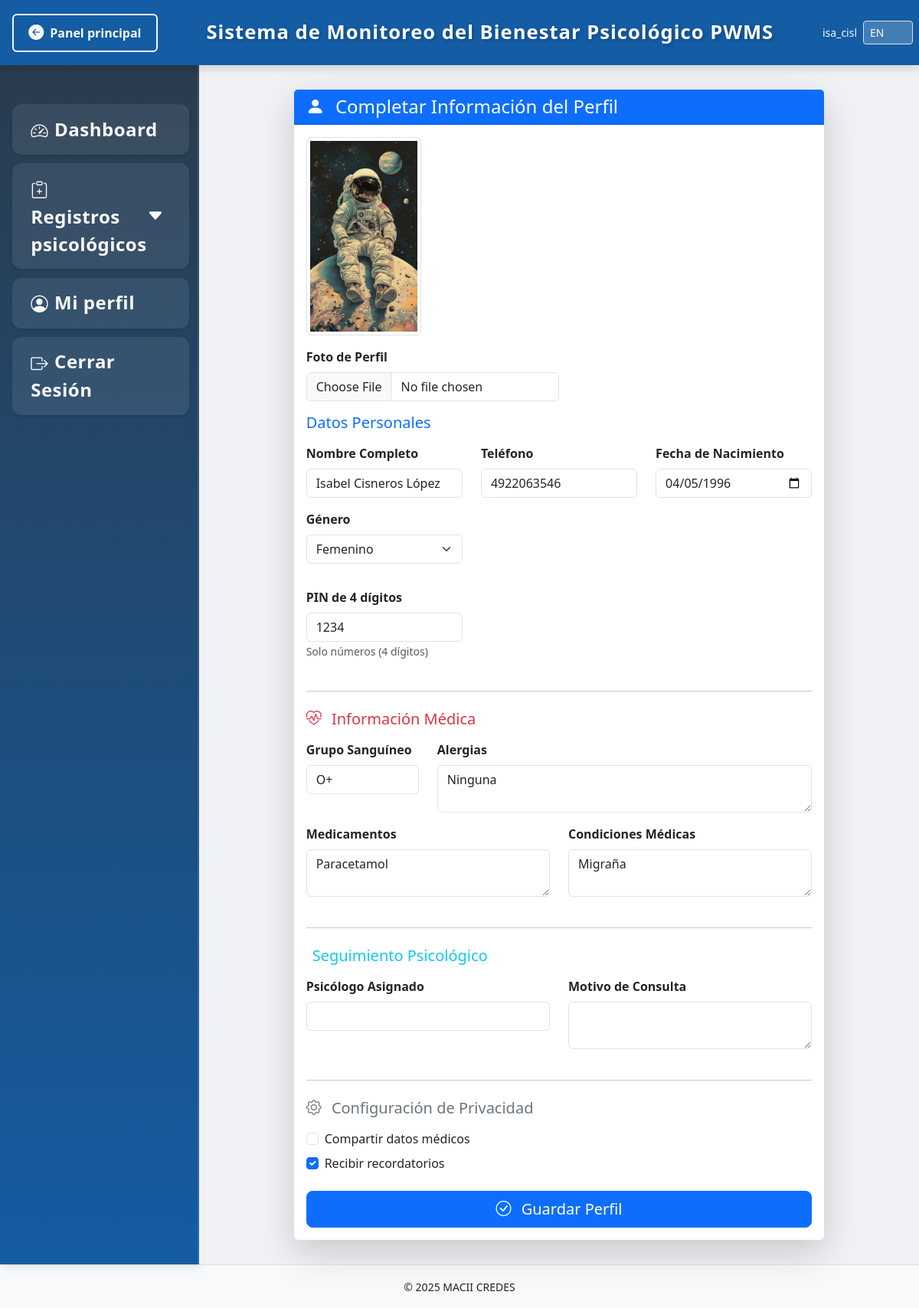
Page /pwms/completar_perfil/ (signed in) on the committed database.
### PWMS/models.py (models this page shows, shortened)
class PerfilPWMS(models.Model):
    usuario = models.OneToOneField(User, on_delete=models.CASCADE, related_name='perfil_pwms')
    foto = models.ImageField(upload_to='foto_perfil/', null=True, blank=True, verbose_name="Foto de perfil")
    nombre_completo = models.CharField(max_length=150, null=True, blank=True)
    fecha_nacimiento = models.DateField(null=True, blank=True)
    genero = models.CharField(max_length=20, choices=[
        ('masculino', _('Masculino')),
        ('femenino', _('Femenino')),
        ('otro', _('Otro')),
        ('prefiero_no_decirlo', _('Prefiero no decirlo'))
    ], null=True, blank=True)
    telefono = models.CharField(max_length=20, null=True, blank=True)
    pin = models.CharField(max_length=4, help_text="PIN de 4 dígitos para acceso rápido")
    grupo_sanguineo = models.CharField(max_length=5, null=True, blank=True)
    alergias = models.TextField(null=True, blank=True)
    medicamentos = models.TextField(null=True, blank=True)
    condiciones_medicas = models.TextField(null=True, blank=True)
    fecha_ingreso = models.DateField(auto_now_add=True)
    psicologo_asignado = models.CharField(max_length=100, null=True, blank=True)
    motivo_consulta = models.TextField(null=True, blank=True)
    compartir_datos_medicos = models.BooleanField(default=False)
    recibir_recordatorios = models.BooleanField(default=True)
    creado_en = models.DateTimeField(auto_now_add=True)
    actualizado_en = models.DateTimeField(auto_now=True)
    role = models.CharField(max_length=20, choices=[
        ('Commander', 'Commander'),
        ('Pilot', 'Pilot'),
        ('Scientist', 'Scientist'),
        ('Engineer', 'Engineer'),
        ('MedicalOfficer', 'Medical Officer'),
        ('PayloadSpecialist', 'Payload Specialist'),
    ], null=True, blank=True)
    experience = models.CharField(max_length=20, choices=[
        ('Novice', 'Novice'),
        ('Experienced', 'Experienced'),
        ('Veteran', 'Veteran'),
    ], null=True, blank=True)
    baseline_stress = models.FloatField(null=True, blank=True, help_text="Baseline stress (1-10)")
    baseline_fatigue = models.FloatField(null=True, blank=True, help_text="Baseline fatigue (1-10)")
    baseline_cognitive = models.FloatField(null=True, blank=True, help_text="Baseline cognitive (0-100)")
    class Meta:
        verbose_name = "Perfil PWMS"
        verbose_name_plural = "Perfiles PWMS"

### PWMS/api_views.py (the view, shortened to what this page needs)
# urls.py: path('completar_perfil/', api_views.completar_perfil, name='completar_perfil'),
@never_cache
@login_required
def completar_perfil(request):
    perfil_obj, _ = PerfilPWMS.objects.get_or_create(
        usuario=request.user,
        defaults={'pin': '0000'}
    )
    return render(request, 'completar_perfil.html', {
        'perfil': perfil_obj
    })

### PWMS/templates/completar_perfil.html (shortened to what this page needs)
{% extends "estructura_base_PWMS.html" %}
{% load static %}
{% load i18n %}
{% block contenido %}
<div class="container-fluid">
    <div class="row justify-content-center">
        <div class="col-lg-10">
            <div class="card shadow-lg border-0">
                <div class="card-header bg-primary text-white">
                    <h4 class="mb-0">
                        <i class="bi bi-person-fill me-2"></i>
                        {% trans "Completar Información del Perfil" %}
                    </h4>
                </div>
                <div class="card-body">
                    <form method="post" enctype="multipart/form-data">
                        {% if perfil.foto %}
                            <div class="mb-3">
                                <img src="{{ perfil.foto.url }}" alt="{% trans 'Foto de perfil' %}" class="img-thumbnail" style="max-width: 150px;">
                            </div>
                        {% endif %}
                        <div class="col-md-6 mb-3">
                            <label class="form-label fw-bold">{% trans "Foto de Perfil" %}</label>
                            <input type="file" name="foto" class="form-control" accept="image/*">
                        </div>
                        <h5 class="mb-3 text-primary">
                            {% trans "Datos Personales" %}
                        </h5>
                        <div class="row">
                            <div class="col-md-4 mb-3">
                                <label class="form-label fw-bold">{% trans "Nombre Completo" %}</label>
                                <input type="text" name="nombre_completo" class="form-control"
                                    value="{{ perfil.nombre_completo|default:'' }}">
                            </div>
                            <div class="col-md-4 mb-3">
                                <label class="form-label fw-bold">{% trans "Teléfono" %}</label>
                                <input type="tel" name="telefono" class="form-control"
                                    value="{{ perfil.telefono|default:'' }}">
                            </div>
                            <div class="col-md-4 mb-3">
                                <label class="form-label fw-bold">{% trans "Fecha de Nacimiento" %}</label>
                                <input type="date" name="fecha_nacimiento" class="form-control"
                                    value="{{ perfil.fecha_nacimiento|date:'Y-m-d' }}">
                            </div>
                            <div class="col-md-4 mb-3">
                                <label class="form-label fw-bold">{% trans "Género" %}</label>
                                <select name="genero" class="form-select">
                                    <option value="femenino" {% if perfil.genero == 'femenino' %}selected{% endif %}>{% trans "Femenino" %}</option>
                                </select>
                            </div>
                        </div>
                        <div class="row mt-3">
                            <div class="col-md-4 mb-3">
                                <label class="form-label fw-bold">{% trans "PIN de 4 dígitos" %}</label>
                                <input type="text" name="pin" maxlength="4" pattern="\d{4}"
                                    class="form-control"
                                    value="{{ perfil.pin|default:'' }}"
                                    placeholder="{% trans 'Ej: 1234' %}" required>
                                <small class="text-muted">{% trans "Solo números (4 dígitos)" %}</small>
                            </div>
                        </div>
                        <hr class="my-4">
                        <h5 class="mb-3 text-danger">
                            <i class="bi bi-heart-pulse me-2"></i>
                            {% trans "Información Médica" %}
                        </h5>
                        <div class="row">
                            <div class="col-md-3 mb-3">
                                <label class="form-label fw-bold">{% trans "Grupo Sanguíneo" %}</label>
                                <input type="text" name="grupo_sanguineo" class="form-control"
                                    value="{{ perfil.grupo_sanguineo|default:'' }}"
                                    placeholder="{% trans 'Ej: O+' %}">
                            </div>
                            <div class="col-md-9 mb-3">
                                <label class="form-label fw-bold">{% trans "Alergias" %}</label>
                                <textarea name="alergias" rows="2" class="form-control">{{ perfil.alergias|default:'' }}</textarea>
                            </div>
                            <div class="col-md-6 mb-3">
                                <label class="form-label fw-bold">{% trans "Medicamentos" %}</label>
                                <textarea name="medicamentos" rows="2" class="form-control">{{ perfil.medicamentos|default:'' }}</textarea>
                            </div>
                            <div class="col-md-6 mb-3">
                                <label class="form-label fw-bold">{% trans "Condiciones Médicas" %}</label>
                                <textarea name="condiciones_medicas" rows="2" class="form-control">{{ perfil.condiciones_medicas|default:'' }}</textarea>
                            </div>
                        </div>
                        <hr class="my-4">
                        <h5 class="mb-3 text-info">
                            {% trans "Seguimiento Psicológico" %}
                        </h5>
                        <div class="row">
                            <div class="col-md-6 mb-3">
                                <label class="form-label fw-bold">{% trans "Psicólogo Asignado" %}</label>
                                <input type="text" name="psicologo_asignado" class="form-control"
                                    value="{{ perfil.psicologo_asignado|default:'' }}">
                            </div>
                            <div class="col-md-6 mb-3">
                                <label class="form-label fw-bold">{% trans "Motivo de Consulta" %}</label>
                                <textarea name="motivo_consulta" rows="2" class="form-control">{{ perfil.motivo_consulta|default:'' }}</textarea>
                            </div>
                        </div>
                        <hr class="my-4">
                        <h5 class="mb-3 text-secondary">
                            <i class="bi bi-gear me-2"></i>
                            {% trans "Configuración de Privacidad" %}
                        </h5>
                        <div class="form-check mb-2">
                            <input class="form-check-input" type="checkbox" name="compartir_datos_medicos"
                                {% if perfil.compartir_datos_medicos %}checked{% endif %}>
                            <label class="form-check-label">
                                {% trans "Compartir datos médicos" %}
                            </label>
                        </div>
                        <div class="form-check mb-4">
                            <input class="form-check-input" type="checkbox" name="recibir_recordatorios"
                                {% if perfil.recibir_recordatorios %}checked{% endif %}>
                            <label class="form-check-label">
                                {% trans "Recibir recordatorios" %}
                            </label>
                        </div>
                        <div class="d-grid gap-2 mt-4">
                            <button type="submit" class="btn btn-primary btn-lg">
                                <i class="bi bi-check-circle me-2"></i>
                                {% trans "Guardar Perfil" %}
                            </button>
                        </div>
                    </form>
                </div>
            </div>
        </div>
    </div>
</div>
{% endblock %}

### PWMS/templates/estructura_base_PWMS.html (shortened to what this page needs)
{% load static %}
{% load i18n %}
{% get_current_language as CURRENT_LANGUAGE %}
<!doctype html>
<html lang="{{ CURRENT_LANGUAGE }}">
    <head>
        <link rel="stylesheet" href="{% static 'css/bootstrap.css' %}">
        <link rel="stylesheet" href="{% static 'css/bootstrap-icons.css' %}">
        <link rel="stylesheet" href="{% static 'css/estilos_panel_pwms.css' %}?v=2">
    </head>
    <body>
        <header class="navbar navbar-dark bg-primary fixed-top d-flex justify-content-between align-items-center px-3" style="height: 85px;">
            <a href="{% url 'panel_principal' %}" class="btn btn-outline-light d-flex align-items-center gap-2">
                <i class="bi bi-arrow-left-circle-fill fs-5"></i>
                <span class="d-none d-sm-inline">{% trans "Panel principal" %}</span>
            </a>
            <div class="text-center flex-grow-1">
                <span class="encabezado">{% trans "Sistema de Monitoreo del Bienestar Psicológico PWMS" %}</span>
            </div>
            <div class="d-flex align-items-center" style="width: 110px;">
                {% if user.is_authenticated %}
                <span class="text-light me-2 small d-none d-sm-inline">{{ user.username }}</span>
                {% endif %}
                <form action="{% url 'set_language' %}" method="post" class="d-inline">
                    <select name="language" class="form-select form-select-sm" onchange="this.form.submit()" style="width: auto; background: rgba(255,255,255,0.2); color: white;">
                        <option value="en" {% if CURRENT_LANGUAGE == 'en' %}selected{% endif %}>EN</option>
                    </select>
                </form>
            </div>
        </header>
        <div style="display: flex; width: 100%;">
            <nav class="sidebar" style="width: 260px; min-width: 260px; max-width: 260px;">
                <div class="position-sticky pt-3">
                    <ul class="nav flex-column">
                        <li class="nav-item">
                            <a class="nav-link {% if request.path == '/pwms/dashboard/' %}active{% endif %}" href="{% url 'PWMS:pwms_dashboard' %}">
                                <i class="bi bi-speedometer2 me-2"></i>{% trans "Dashboard" %}
                            </a>
                        </li>
                        <li class="nav-item">
                            <a class="nav-link d-flex justify-content-between align-items-center" data-bs-toggle="collapse" href="#submenuPsico">
                                <span><i class="bi bi-clipboard-plus"></i>{% trans "Registros psicológicos" %}</span>
                                <i class="bi bi-caret-down-fill small"></i>
                            </a>
                        </li>
                        <li class="nav-item">
                            <a class="nav-link" href="{% url 'PWMS:perfil' %}">
                                <i class="bi bi-person-circle me-2"></i>{% trans "Mi perfil" %}
                            </a>
                        </li>
                        <li class="nav-item">
                            <a class="nav-link text-danger" href="{% url 'PWMS:panel_logout' %}">
                                <i class="bi bi-box-arrow-right me-2"></i>{% trans "Cerrar Sesión" %}
                            </a>
                        </li>
                    </ul>
                </div>
            </nav>
            <main style="background-color: #f0f2f5; min-height: calc(100vh - 85px); width: calc(100% - 260px); padding: 2rem;">
                {% block contenido %}
                {% endblock %}
            </main>
        </div>
        <footer class="text-center py-3 bg-light border-top mt-auto">
            <small>&copy; 2025 MACII CREDES</small>
        </footer>
    </body>
</html>

### PWMS/static/css/estilos_panel_pwms.css (style rules this page uses)
:root { --azul-primario: #145ca3; --blanco: #ffffff; --gris-fondo: #f0f2f5; --gris-oscuro: #2c3e50; --gris-hover: #34495e; --sombra: rgba(0, 0, 0, 0.15); --fuente: 'Segoe UI', Tahoma, Geneva, Verdana, sans-serif; }
* { margin: 0; padding: 0; box-sizing: border-box; }
body { margin: 0; padding-top: 85px; font-family: var(--fuente); background-color: var(--gris-fondo); overflow-x: hidden; }
.navbar { background-color: #145ca3 !important; height: 85px; box-shadow: 0 4px 12px var(--sombra); padding: 0 1.5rem; }
.encabezado { color: var(--blanco); font-size: 2rem; font-weight: 700; white-space: nowrap; letter-spacing: 1px; text-shadow: 2px 2px 4px rgba(0,0,0,0.2); }
.navbar .btn-outline-light { border-width: 2px; font-weight: 600; padding: 0.5rem 1.2rem; transition: all 0.3s; }
.sidebar { min-height: calc(100vh - 85px); padding: 2rem 1rem; background: linear-gradient(to bottom, #2a3c4e, #145ca3); border-right: 2px solid rgba(255,255,255,0.1); box-shadow: 4px 0 15px rgba(0, 0, 0, 0.15); color: #fff; width: 260px; min-width: 260px; max-width: 260px; flex-shrink: 0; }
.nav { display: flex; flex-direction: column; gap: 0.3rem; }
.nav-item { list-style: none; }
.nav-link { position: relative; display: block; padding: 0.9rem 1.2rem; margin: 0.2rem 0; color: #f8f9fa !important; background-color: rgba(255, 255, 255, 0.08); border-radius: 12px; border-left: 5px solid transparent; transition: all 0.3s ease; font-weight: 600; font-size: 1.5rem; text-decoration: none; letter-spacing: 0.5px; box-shadow: 0 2px 4px rgba(0,0,0,0.1); }
.nav-link i { font-size: 1.4rem; margin-right: 0.8rem; vertical-align: middle; }
main { background-color: var(--gris-fondo); padding: 2rem 2.5rem !important; min-height: calc(100vh - 85px); }
@media (max-width: 1200px) { .encabezado { font-size: 1.6rem; } }

### rows in the picture
PerfilPWMS: foto (picture), nombre_completo "Isabel Cisneros López", telefono "4922063546", fecha_nacimiento "04/05/1996", genero "Femenino", pin "1234", grupo_sanguineo "O+", alergias "Ninguna", medicamentos "Paracetamol", condiciones_medicas "Migraña", recibir_recordatorios "☑"

### other values in the picture
{{ user.username }} "isa_cisl"
